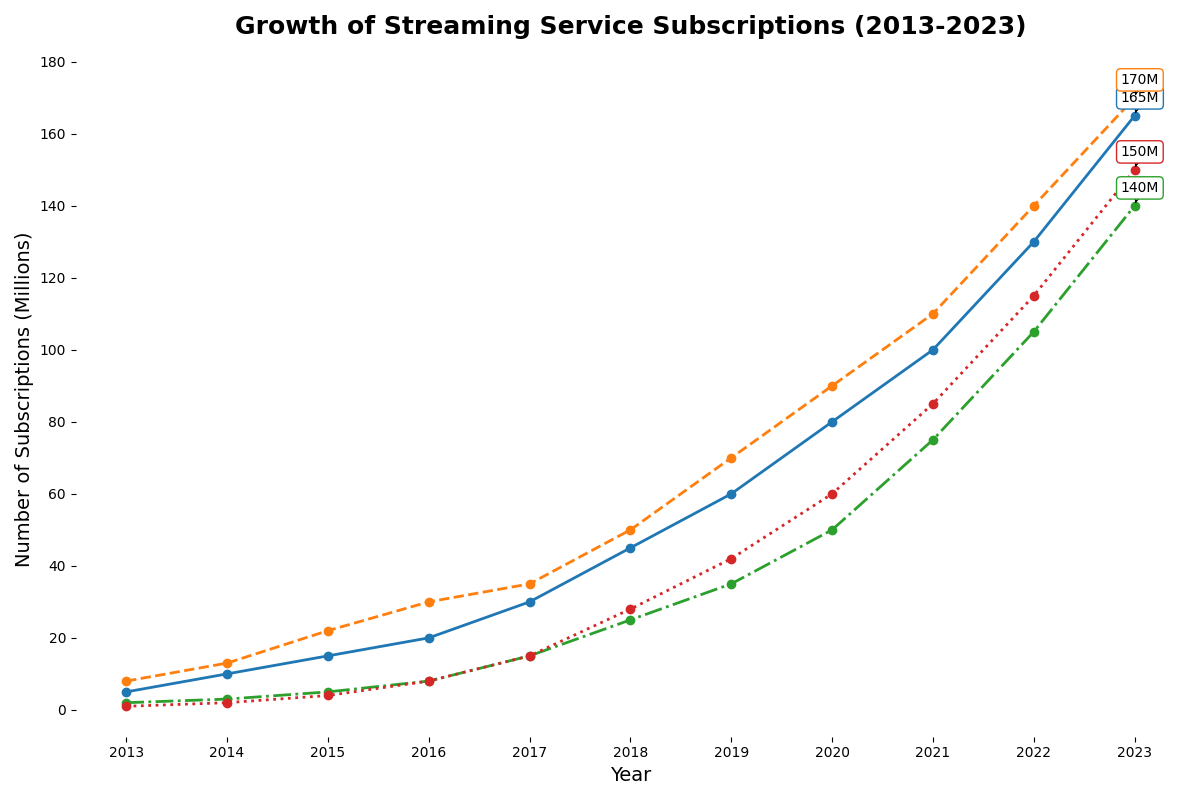

Recreate this plot in Python.
import matplotlib.pyplot as plt
import numpy as np

years = np.arange(2013, 2024)

service_a = np.array([5, 10, 15, 20, 30, 45, 60, 80, 100, 130, 165])
service_b = np.array([8, 13, 22, 30, 35, 50, 70, 90, 110, 140, 170])
service_c = np.array([2, 3, 5, 8, 15, 25, 35, 50, 75, 105, 140])
service_d = np.array([1, 2, 4, 8, 15, 28, 42, 60, 85, 115, 150])

fig, ax = plt.subplots(figsize=(12, 8))

line_styles = ['-', '--', '-.', ':']
services = [service_a, service_b, service_c, service_d]
colors = ['#1f77b4', '#ff7f0e', '#2ca02c', '#d62728']

for service, linestyle, color in zip(services, line_styles, colors):
    ax.plot(years, service, linestyle=linestyle, color=color, linewidth=2, marker='o', markersize=6)

ax.set_title('Growth of Streaming Service Subscriptions (2013-2023)', fontsize=18, fontweight='bold', pad=20)
ax.set_xlabel('Year', fontsize=14)
ax.set_ylabel('Number of Subscriptions (Millions)', fontsize=14)
ax.set_xticks(years)
ax.set_yticks(np.arange(0, 181, 20))

# Remove borders
ax.spines['top'].set_visible(False)
ax.spines['right'].set_visible(False)
ax.spines['left'].set_visible(False)
ax.spines['bottom'].set_visible(False)

for service, color in zip(services, colors):
    peak_year = 2013 + np.argmax(service)
    peak_value = max(service)
    ax.annotate(f'{peak_value}M', xy=(peak_year, peak_value), xytext=(-10, 10),
                textcoords='offset points', fontsize=10,
                arrowprops=dict(facecolor=color, arrowstyle='->'),
                bbox=dict(facecolor='white', edgecolor=color, boxstyle='round,pad=0.3'))

plt.tight_layout()

plt.show()
